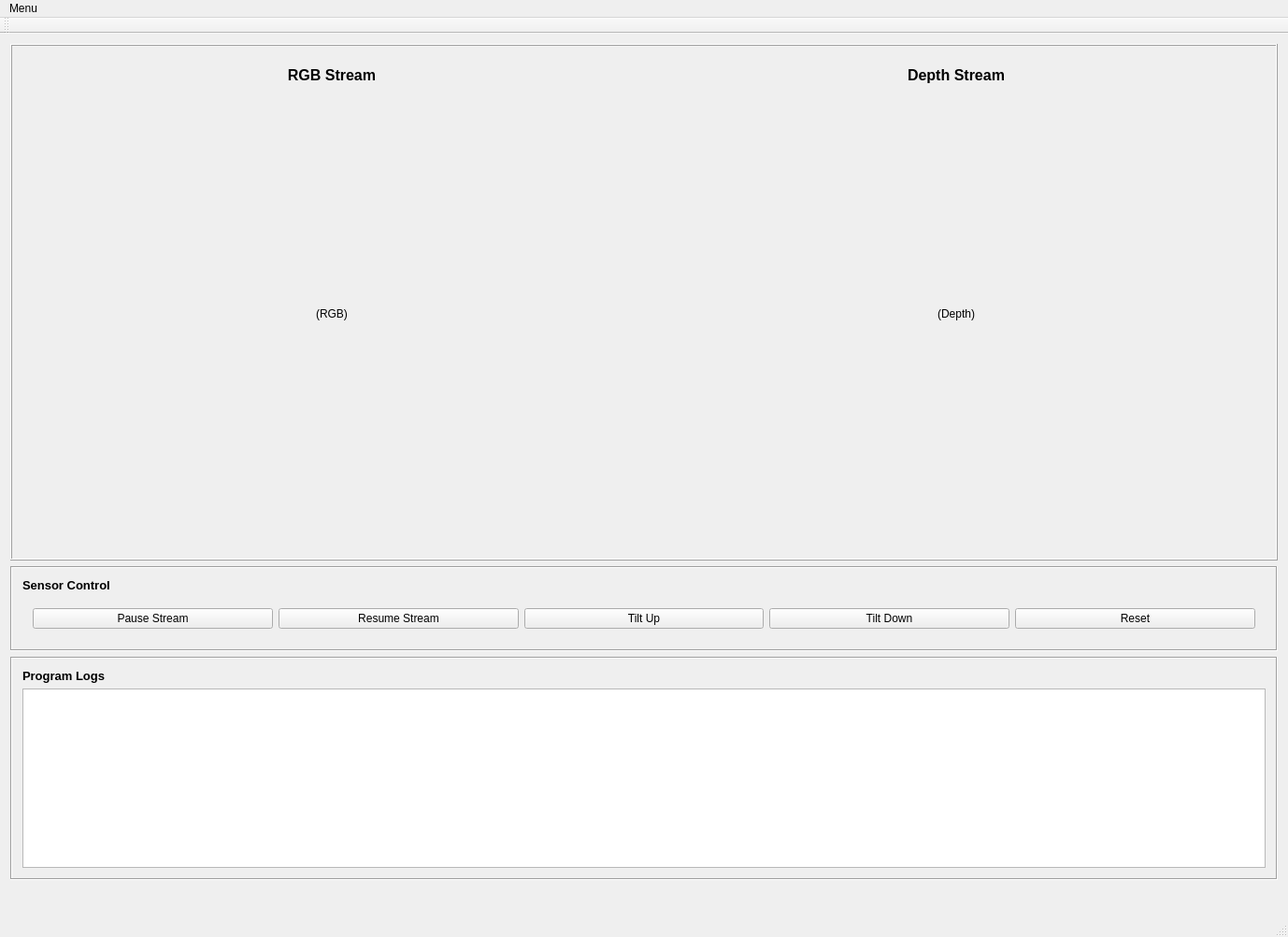
<?xml version="1.0" encoding="UTF-8"?>
<ui version="4.0">
 <class>PyQtKinect</class>
 <widget class="QMainWindow" name="PyQtKinect">
  <property name="geometry">
   <rect>
    <x>0</x>
    <y>0</y>
    <width>1362</width>
    <height>975</height>
   </rect>
  </property>
  <property name="sizePolicy">
   <sizepolicy hsizetype="Fixed" vsizetype="Fixed">
    <horstretch>0</horstretch>
    <verstretch>0</verstretch>
   </sizepolicy>
  </property>
  <property name="windowTitle">
   <string>PyQtKinect</string>
  </property>
  <widget class="QWidget" name="centralWidget">
   <property name="sizePolicy">
    <sizepolicy hsizetype="Fixed" vsizetype="Fixed">
     <horstretch>0</horstretch>
     <verstretch>0</verstretch>
    </sizepolicy>
   </property>
   <layout class="QVBoxLayout" name="verticalLayout_9">
    <item>
     <widget class="QFrame" name="streamFrame">
      <property name="sizePolicy">
       <sizepolicy hsizetype="Preferred" vsizetype="Preferred">
        <horstretch>0</horstretch>
        <verstretch>0</verstretch>
       </sizepolicy>
      </property>
      <property name="minimumSize">
       <size>
        <width>642</width>
        <height>242</height>
       </size>
      </property>
      <property name="frameShape">
       <enum>QFrame::Box</enum>
      </property>
      <property name="frameShadow">
       <enum>QFrame::Raised</enum>
      </property>
      <layout class="QHBoxLayout" name="horizontalLayout">
       <item>
        <widget class="QWidget" name="rgbWidget" native="true">
         <property name="sizePolicy">
          <sizepolicy hsizetype="Fixed" vsizetype="Fixed">
           <horstretch>0</horstretch>
           <verstretch>0</verstretch>
          </sizepolicy>
         </property>
         <layout class="QVBoxLayout" name="verticalTopLayout">
          <item>
           <widget class="QLabel" name="rgbTitle">
            <property name="sizePolicy">
             <sizepolicy hsizetype="Preferred" vsizetype="Fixed">
              <horstretch>0</horstretch>
              <verstretch>0</verstretch>
             </sizepolicy>
            </property>
            <property name="minimumSize">
             <size>
              <width>0</width>
              <height>0</height>
             </size>
            </property>
            <property name="maximumSize">
             <size>
              <width>16777215</width>
              <height>16777215</height>
             </size>
            </property>
            <property name="font">
             <font>
              <pointsize>12</pointsize>
              <weight>75</weight>
              <bold>true</bold>
             </font>
            </property>
            <property name="text">
             <string>RGB Stream</string>
            </property>
            <property name="alignment">
             <set>Qt::AlignCenter</set>
            </property>
           </widget>
          </item>
          <item>
           <widget class="QLabel" name="rgbLabel">
            <property name="sizePolicy">
             <sizepolicy hsizetype="Maximum" vsizetype="Maximum">
              <horstretch>0</horstretch>
              <verstretch>0</verstretch>
             </sizepolicy>
            </property>
            <property name="minimumSize">
             <size>
              <width>640</width>
              <height>480</height>
             </size>
            </property>
            <property name="maximumSize">
             <size>
              <width>640</width>
              <height>480</height>
             </size>
            </property>
            <property name="autoFillBackground">
             <bool>true</bool>
            </property>
            <property name="text">
             <string>(RGB)</string>
            </property>
            <property name="scaledContents">
             <bool>true</bool>
            </property>
            <property name="alignment">
             <set>Qt::AlignCenter</set>
            </property>
           </widget>
          </item>
         </layout>
        </widget>
       </item>
       <item>
        <widget class="QWidget" name="depthWidget" native="true">
         <property name="sizePolicy">
          <sizepolicy hsizetype="Fixed" vsizetype="Fixed">
           <horstretch>0</horstretch>
           <verstretch>0</verstretch>
          </sizepolicy>
         </property>
         <layout class="QVBoxLayout" name="verticalLayout_5">
          <item>
           <widget class="QLabel" name="depthTitle">
            <property name="sizePolicy">
             <sizepolicy hsizetype="Preferred" vsizetype="Fixed">
              <horstretch>0</horstretch>
              <verstretch>0</verstretch>
             </sizepolicy>
            </property>
            <property name="minimumSize">
             <size>
              <width>0</width>
              <height>0</height>
             </size>
            </property>
            <property name="maximumSize">
             <size>
              <width>16777215</width>
              <height>16777215</height>
             </size>
            </property>
            <property name="font">
             <font>
              <pointsize>12</pointsize>
              <weight>75</weight>
              <bold>true</bold>
             </font>
            </property>
            <property name="text">
             <string>Depth Stream</string>
            </property>
            <property name="alignment">
             <set>Qt::AlignCenter</set>
            </property>
           </widget>
          </item>
          <item>
           <widget class="QLabel" name="depthLabel">
            <property name="sizePolicy">
             <sizepolicy hsizetype="Maximum" vsizetype="Maximum">
              <horstretch>0</horstretch>
              <verstretch>0</verstretch>
             </sizepolicy>
            </property>
            <property name="minimumSize">
             <size>
              <width>640</width>
              <height>480</height>
             </size>
            </property>
            <property name="maximumSize">
             <size>
              <width>640</width>
              <height>480</height>
             </size>
            </property>
            <property name="autoFillBackground">
             <bool>true</bool>
            </property>
            <property name="text">
             <string>(Depth)</string>
            </property>
            <property name="scaledContents">
             <bool>true</bool>
            </property>
            <property name="alignment">
             <set>Qt::AlignCenter</set>
            </property>
           </widget>
          </item>
         </layout>
        </widget>
       </item>
      </layout>
     </widget>
    </item>
    <item>
     <widget class="QFrame" name="middleButtonFrame">
      <property name="sizePolicy">
       <sizepolicy hsizetype="Preferred" vsizetype="Fixed">
        <horstretch>0</horstretch>
        <verstretch>0</verstretch>
       </sizepolicy>
      </property>
      <property name="frameShape">
       <enum>QFrame::Box</enum>
      </property>
      <property name="frameShadow">
       <enum>QFrame::Sunken</enum>
      </property>
      <layout class="QVBoxLayout" name="verticalLayout_6">
       <item>
        <widget class="QLabel" name="label">
         <property name="sizePolicy">
          <sizepolicy hsizetype="Preferred" vsizetype="Minimum">
           <horstretch>0</horstretch>
           <verstretch>0</verstretch>
          </sizepolicy>
         </property>
         <property name="font">
          <font>
           <pointsize>10</pointsize>
           <weight>75</weight>
           <bold>true</bold>
          </font>
         </property>
         <property name="text">
          <string>Sensor Control</string>
         </property>
        </widget>
       </item>
       <item>
        <widget class="QWidget" name="horizontalWidget" native="true">
         <property name="sizePolicy">
          <sizepolicy hsizetype="Expanding" vsizetype="Minimum">
           <horstretch>0</horstretch>
           <verstretch>0</verstretch>
          </sizepolicy>
         </property>
         <layout class="QHBoxLayout" name="horizontalLayout_2">
          <item>
           <widget class="QPushButton" name="pauseButton">
            <property name="font">
             <font>
              <pointsize>9</pointsize>
             </font>
            </property>
            <property name="text">
             <string>Pause Stream</string>
            </property>
           </widget>
          </item>
          <item>
           <widget class="QPushButton" name="resumeButton">
            <property name="font">
             <font>
              <pointsize>9</pointsize>
             </font>
            </property>
            <property name="text">
             <string>Resume Stream</string>
            </property>
           </widget>
          </item>
          <item>
           <widget class="QPushButton" name="tiltUpButton">
            <property name="font">
             <font>
              <pointsize>9</pointsize>
             </font>
            </property>
            <property name="text">
             <string>Tilt Up</string>
            </property>
           </widget>
          </item>
          <item>
           <widget class="QPushButton" name="tiltDownButton">
            <property name="font">
             <font>
              <pointsize>9</pointsize>
             </font>
            </property>
            <property name="text">
             <string>Tilt Down</string>
            </property>
           </widget>
          </item>
          <item>
           <widget class="QPushButton" name="resetButton">
            <property name="font">
             <font>
              <pointsize>9</pointsize>
             </font>
            </property>
            <property name="text">
             <string>Reset</string>
            </property>
           </widget>
          </item>
         </layout>
        </widget>
       </item>
      </layout>
     </widget>
    </item>
    <item>
     <widget class="QFrame" name="logFrame">
      <property name="frameShape">
       <enum>QFrame::Box</enum>
      </property>
      <property name="frameShadow">
       <enum>QFrame::Sunken</enum>
      </property>
      <layout class="QVBoxLayout" name="verticalLayout_3">
       <item>
        <widget class="QLabel" name="programLogLabel">
         <property name="sizePolicy">
          <sizepolicy hsizetype="Preferred" vsizetype="Fixed">
           <horstretch>0</horstretch>
           <verstretch>0</verstretch>
          </sizepolicy>
         </property>
         <property name="font">
          <font>
           <pointsize>10</pointsize>
           <weight>75</weight>
           <bold>true</bold>
          </font>
         </property>
         <property name="text">
          <string>Program Logs</string>
         </property>
        </widget>
       </item>
       <item>
        <widget class="QPlainTextEdit" name="plainTextEdit">
         <property name="sizePolicy">
          <sizepolicy hsizetype="Expanding" vsizetype="Fixed">
           <horstretch>0</horstretch>
           <verstretch>0</verstretch>
          </sizepolicy>
         </property>
         <property name="font">
          <font>
           <pointsize>9</pointsize>
          </font>
         </property>
        </widget>
       </item>
      </layout>
     </widget>
    </item>
    <item>
     <layout class="QVBoxLayout" name="verticalLayout">
      <item>
       <widget class="QWidget" name="horizontalWidget" native="true">
        <property name="sizePolicy">
         <sizepolicy hsizetype="Preferred" vsizetype="Fixed">
          <horstretch>0</horstretch>
          <verstretch>0</verstretch>
         </sizepolicy>
        </property>
        <layout class="QHBoxLayout" name="bottomHorizontalLayout"/>
       </widget>
      </item>
     </layout>
    </item>
   </layout>
  </widget>
  <widget class="QMenuBar" name="menuBar">
   <property name="geometry">
    <rect>
     <x>0</x>
     <y>0</y>
     <width>1362</width>
     <height>21</height>
    </rect>
   </property>
   <widget class="QMenu" name="menuMain">
    <property name="title">
     <string>Menu</string>
    </property>
    <addaction name="actionSettings"/>
    <addaction name="actionInformation"/>
    <addaction name="separator"/>
    <addaction name="actionExit"/>
   </widget>
   <addaction name="menuMain"/>
  </widget>
  <widget class="QToolBar" name="mainToolBar">
   <attribute name="toolBarArea">
    <enum>TopToolBarArea</enum>
   </attribute>
   <attribute name="toolBarBreak">
    <bool>false</bool>
   </attribute>
  </widget>
  <widget class="QStatusBar" name="statusBar"/>
  <action name="actionSettings">
   <property name="text">
    <string>Settings</string>
   </property>
  </action>
  <action name="actionInformation">
   <property name="text">
    <string>About</string>
   </property>
  </action>
  <action name="actionExit">
   <property name="text">
    <string>Exit</string>
   </property>
  </action>
 </widget>
 <layoutdefault spacing="6" margin="11"/>
 <resources/>
 <connections/>
</ui>
